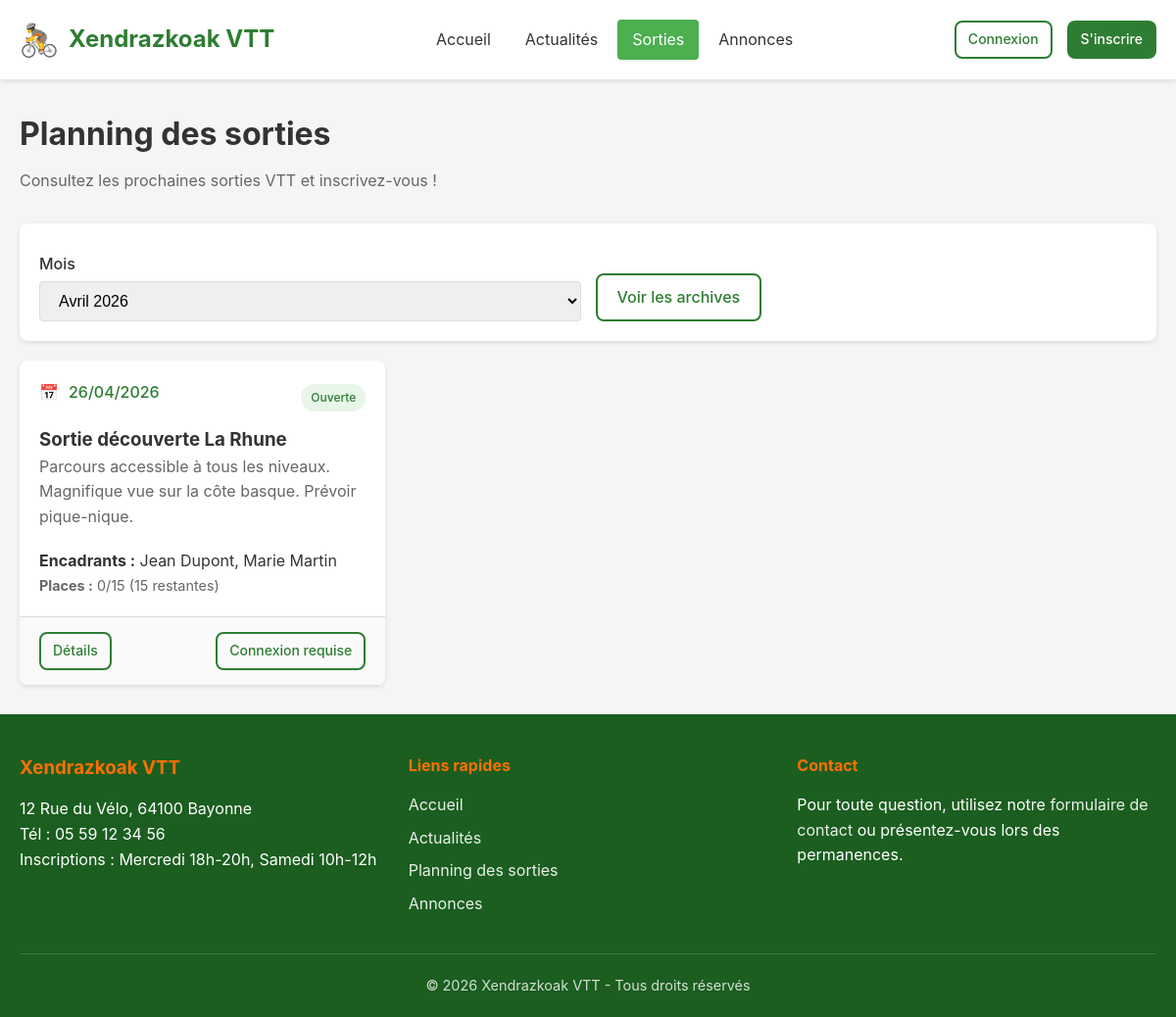
The app's page /sorties.php with its own data.
### tables this page shows
CREATE TABLE sorties (
    id INT AUTO_INCREMENT PRIMARY KEY,
    titre VARCHAR(255) NOT NULL,
    description TEXT DEFAULT NULL,
    date_sortie DATE NOT NULL,
    nombre_places INT NOT NULL DEFAULT 20,
    encadrants VARCHAR(500) DEFAULT NULL,
    accompagnateurs VARCHAR(500) DEFAULT NULL,
    statut ENUM('ouverte', 'complete', 'annulee', 'archivee') DEFAULT 'ouverte',
    created_by INT NOT NULL,
    created_at DATETIME DEFAULT CURRENT_TIMESTAMP,
    updated_at DATETIME DEFAULT CURRENT_TIMESTAMP ON UPDATE CURRENT_TIMESTAMP,
    FOREIGN KEY (created_by) REFERENCES users(id) ON DELETE CASCADE
);

CREATE TABLE club_infos (
    id INT AUTO_INCREMENT PRIMARY KEY,
    nom_club VARCHAR(200) NOT NULL,
    adresse TEXT NOT NULL,
    telephone VARCHAR(20) NOT NULL,
    jours_inscription VARCHAR(255) NOT NULL,
    youtube_url VARCHAR(500) DEFAULT NULL,
    updated_at DATETIME DEFAULT CURRENT_TIMESTAMP ON UPDATE CURRENT_TIMESTAMP
);

### db.php (called while the page is built, shortened)
<?php
function getDB() {
    static $pdo = null;
    if ($pdo !== null) {
        return $pdo;
    }
    try {
        $dsn = "mysql:host=" . DB_HOST . ";dbname=" . DB_NAME . ";charset=" . DB_CHARSET;
        $options = [
            PDO::ATTR_ERRMODE            => PDO::ERRMODE_EXCEPTION,
            PDO::ATTR_DEFAULT_FETCH_MODE => PDO::FETCH_ASSOC,
            PDO::ATTR_EMULATE_PREPARES   => false,
        ];
        $pdo = new PDO($dsn, DB_USER, DB_PASS, $options);
        return $pdo;
    } catch (PDOException $e) {
        if (DEBUG_MODE) {
            die("Erreur de connexion à la base de données : " . $e->getMessage());
        } else {
            die("Erreur de connexion à la base de données. Veuillez réessayer plus tard.");
        }
    }
}
function dbFetchAll($sql, $params = []) {
    $stmt = getDB()->prepare($sql);
    $stmt->execute($params);
    return $stmt->fetchAll();
}
function dbFetchOne($sql, $params = []) {
    $stmt = getDB()->prepare($sql);
    $stmt->execute($params);
    return $stmt->fetch();
}

### functions.php (called while the page is built, shortened)
<?php
require_once __DIR__ . '/db.php';
function escape($str) {
    return htmlspecialchars($str ?? '', ENT_QUOTES, 'UTF-8');
}
function formatDate($date, $withTime = false) {
    $timestamp = strtotime($date);
    return date('d/m/Y', $timestamp);
}
function truncate($text, $length = 100) {
    if (strlen($text) <= $length) return $text;
    return substr($text, 0, $length) . '...';
}
function getClubInfo() {
    $sql = "SELECT * FROM club_infos LIMIT 1";
    return dbFetchOne($sql);
}

### auth.php (called while the page is built, shortened)
<?php
require_once __DIR__ . '/functions.php';
function isLoggedIn() {
    return isset($_SESSION['user_id']) && $_SESSION['user_id'] > 0;
}
function getCurrentUser() {
    if (!isLoggedIn()) {
        return null;
    }
    return $_SESSION['user_data'];
}

### sorties.php (the view, shortened to what this page needs)
<?php
require_once __DIR__ . '/header.php';
$user = getCurrentUser();
$mois = $_GET['mois'] ?? date('Y-m');
$showPast = isset($_GET['archives']);
if ($showPast) {
    $sql = "
        SELECT s.*,
               (SELECT COUNT(*) FROM sortie_inscriptions si WHERE si.sortie_id = s.id AND si.statut = 'inscrit') as nb_inscrits,
               u.prenom, u.nom as organisateur_nom
        FROM sorties s
        JOIN users u ON s.created_by = u.id
        WHERE s.date_sortie < CURDATE()
        ORDER BY s.date_sortie DESC
        LIMIT 20
    ";
    $sorties = dbFetchAll($sql);
} else {
    $sql = "
        SELECT s.*,
               (SELECT COUNT(*) FROM sortie_inscriptions si WHERE si.sortie_id = s.id AND si.statut = 'inscrit') as nb_inscrits,
               u.prenom, u.nom as organisateur_nom
        FROM sorties s
        JOIN users u ON s.created_by = u.id
        WHERE DATE_FORMAT(s.date_sortie, '%Y-%m') = ? AND s.date_sortie >= CURDATE()
        ORDER BY s.date_sortie ASC
    ";
    $sorties = dbFetchAll($sql, [$mois]);
}
$userInscriptions = [];
$moisOptions = [];
for ($i = 0; $i < 6; $i++) {
    $date = date('Y-m', strtotime("+$i month"));
    $moisNoms = ['Janvier', 'Février', 'Mars', 'Avril', 'Mai', 'Juin',
                 'Juillet', 'Août', 'Septembre', 'Octobre', 'Novembre', 'Décembre'];
    $m = (int)date('n', strtotime($date . '-01'));
    $y = date('Y', strtotime($date . '-01'));
    $label = $moisNoms[$m-1] . ' ' . $y;
    $moisOptions[$date] = $label;
}
?>
<div class="page-header">
    <h1>Planning des sorties</h1>
    <p>Consultez les prochaines sorties VTT et inscrivez-vous !</p>
</div>
<div class="filters">
    <form method="GET" action="">
        <div class="form-group">
            <label for="mois">Mois</label>
            <select name="mois" id="mois" class="form-control" onchange="this.form.submit()">
                <?php foreach ($moisOptions as $value => $label): ?>
                    <option value="<?php echo $value; ?>" <?php echo $mois === $value ? 'selected' : ''; ?>>
                        <?php echo $label; ?>
                    </option>
                <?php endforeach; ?>
            </select>
        </div>
        <div class="form-group">
            <label>&nbsp;</label>
            <?php if ($showPast): ?>
                <a href="sorties.php" class="btn btn-outline">Voir les sorties à venir</a>
            <?php else: ?>
                <a href="sorties.php?archives=1" class="btn btn-outline">Voir les archives</a>
            <?php endif; ?>
        </div>
    </form>
</div>
<?php if (empty($sorties)): ?>
    <div class="empty-state">
        <div class="icon">🚴</div>
        <h3>Aucune sortie prévue</h3>
        <p><?php echo $showPast ? 'Aucune sortie archivée.' : 'Aucune sortie n\'est prévue pour ce mois. Consultez un autre mois !'; ?></p>
    </div>
<?php else: ?>
    <div class="grid grid-auto">
        <?php foreach ($sorties as $sortie): ?>
            <?php
            $placesRestantes = $sortie['nombre_places'] - $sortie['nb_inscrits'];
            $isInscrit = in_array($sortie['id'], $userInscriptions);
            $canInscribe = $user && isValidated() && $placesRestantes > 0 && $sortie['statut'] === 'ouverte' && !$isInscrit;
            ?>
            <article class="card sortie-card">
                <div class="card-body">
                    <div class="flex flex-between items-center mb-1">
                        <div class="sortie-date">
                            <span>📅</span>
                            <?php echo formatDate($sortie['date_sortie']); ?>
                        </div>
                        <span class="badge badge-<?php
                            echo $sortie['statut'] === 'ouverte' ? 'success' :
                                ($sortie['statut'] === 'complete' ? 'info' :
                                ($sortie['statut'] === 'annulee' ? 'error' : 'secondary'));
                        ?>">
                            <?php echo ucfirst($sortie['statut']); ?>
                        </span>
                    </div>
                    <h3><?php echo escape($sortie['titre']); ?></h3>
                    <?php if (!empty($sortie['description'])): ?>
                        <p class="text-muted"><?php echo escape(truncate($sortie['description'], 120)); ?></p>
                    <?php endif; ?>
                    <div class="mt-2">
                        <?php if (!empty($sortie['encadrants'])): ?>
                            <p><strong>Encadrants :</strong> <?php echo escape($sortie['encadrants']); ?></p>
                        <?php endif; ?>
                        <p class="sortie-places <?php echo $placesRestantes <= 0 ? 'full' : ''; ?>">
                            <strong>Places :</strong>
                            <?php echo $sortie['nb_inscrits']; ?>/<?php echo $sortie['nombre_places']; ?>
                            <?php if ($placesRestantes > 0): ?>
                                (<?php echo $placesRestantes; ?> restante<?php echo $placesRestantes > 1 ? 's' : ''; ?>)
                            <?php else: ?>
                                - Complet
                            <?php endif; ?>
                        </p>
                    </div>
                </div>
                <div class="card-footer flex flex-between items-center">
                    <a href="sortie_view.php?id=<?php echo $sortie['id']; ?>" class="btn btn-sm btn-outline">Détails</a>
                    <?php if ($isInscrit): ?>
                        <span class="badge badge-success">✓ Inscrit</span>
                    <?php elseif ($canInscribe): ?>
                        <a href="sortie_inscription.php?id=<?php echo $sortie['id']; ?>" class="btn btn-sm btn-primary">S'inscrire</a>
                    <?php elseif (!$user): ?>
                        <a href="login.php" class="btn btn-sm btn-outline">Connexion requise</a>
                    <?php endif; ?>
                </div>
            </article>
        <?php endforeach; ?>
    </div>
<?php endif; ?>
<?php require_once __DIR__ . '/footer.php'; ?>

### footer.php (shortened to what this page needs)
        </div>
    </main>
    <footer class="main-footer">
        <div class="container">
            <div class="footer-content">
                <div class="footer-info">
                    <h3><?php echo SITE_NAME; ?></h3>
                    <?php if ($clubInfo): ?>
                        <p><?php echo escape($clubInfo['adresse']); ?></p>
                        <p>Tél : <?php echo escape($clubInfo['telephone']); ?></p>
                        <p>Inscriptions : <?php echo escape($clubInfo['jours_inscription']); ?></p>
                    <?php endif; ?>
                </div>
                <div class="footer-links">
                    <h4>Liens rapides</h4>
                    <ul>
                        <li><a href="index.php">Accueil</a></li>
                        <li><a href="actualites.php">Actualités</a></li>
                        <li><a href="sorties.php">Planning des sorties</a></li>
                        <li><a href="annonces.php">Annonces</a></li>
                    </ul>
                </div>
                <div class="footer-contact">
                    <h4>Contact</h4>
                    <p>Pour toute question, utilisez notre <a href="messages.php">formulaire de contact</a> ou présentez-vous lors des permanences.</p>
                </div>
            </div>
            <div class="footer-bottom">
                <p>&copy; <?php echo date('Y'); ?> <?php echo SITE_NAME; ?> - Tous droits réservés</p>
            </div>
        </div>
    </footer>
</body>
</html>

### css/style.css (style rules this page uses)
*, *::before, *::after { box-sizing: border-box; margin: 0; padding: 0; }
:root { --primary-color: #2e7d32; --primary-dark: #1b5e20; --primary-light: #4caf50; --secondary-color: #ff6f00; --secondary-dark: #e65100; --text-color: #333; --text-light: #666; --bg-color: #f5f5f5; --white: #fff; --border-color: #ddd; --success-color: #4caf50; --error-color: #f44336; --warning-color: #ff9800; --info-color: #2196f3; --shadow: 0 2px 5px rgba(0,0,0,0.1); --shadow-lg: 0 5px 15px rgba(0,0,0,0.15); --radius: 8px; --radius-sm: 4px; }
body { font-family: -apple-system, BlinkMacSystemFont, 'Segoe UI', Roboto, Oxygen, Ubuntu, sans-serif; font-size: 16px; line-height: 1.6; color: var(--text-color); background-color: var(--bg-color); min-height: 100vh; display: flex; flex-direction: column; }
a { color: var(--primary-color); text-decoration: none; }
.container { width: 100%; max-width: 1200px; margin: 0 auto; padding: 0 20px; }
.main-footer { background: var(--primary-dark); color: var(--white); padding: 40px 0 20px; margin-top: auto; }
.footer-content { display: grid; grid-template-columns: repeat(auto-fit, minmax(250px, 1fr)); gap: 30px; margin-bottom: 30px; }
.footer-info h3, .footer-links h4, .footer-contact h4 { margin-bottom: 15px; color: var(--secondary-color); }
.footer-links ul { list-style: none; }
.footer-links li { margin-bottom: 8px; }
.footer-links a, .footer-contact a { color: var(--white); opacity: 0.9; }
.footer-bottom { text-align: center; padding-top: 20px; border-top: 1px solid rgba(255,255,255,0.2); font-size: 0.9rem; opacity: 0.8; }
.btn { display: inline-block; padding: 10px 20px; font-size: 1rem; font-weight: 500; text-align: center; border: 2px solid transparent; border-radius: var(--radius); cursor: pointer; transition: all 0.2s; }
.btn-outline { background: transparent; border-color: var(--primary-color); color: var(--primary-color); }
.btn-sm { padding: 6px 12px; font-size: 0.875rem; }
.form-group { margin-bottom: 20px; }
.form-group label { display: block; margin-bottom: 5px; font-weight: 500; }
.form-control { width: 100%; padding: 10px 15px; font-size: 1rem; border: 1px solid var(--border-color); border-radius: var(--radius-sm); transition: border-color 0.2s, box-shadow 0.2s; }
select.form-control { cursor: pointer; }
.card { background: var(--white); border-radius: var(--radius); box-shadow: var(--shadow); overflow: hidden; }
.card-body { padding: 20px; }
.card-footer { padding: 15px 20px; border-top: 1px solid var(--border-color); background: #fafafa; }
.badge { display: inline-block; padding: 4px 10px; font-size: 0.75rem; font-weight: 500; border-radius: 20px; }
.badge-success { background: #e8f5e9; color: #2e7d32; }
.page-header { margin-bottom: 30px; }
.page-header h1 { font-size: 2rem; margin-bottom: 10px; }
.page-header p { color: var(--text-light); }
.grid { display: grid; gap: 20px; }
.grid-auto { grid-template-columns: repeat(auto-fill, minmax(300px, 1fr)); }
.sortie-card .sortie-date { display: flex; align-items: center; gap: 10px; margin-bottom: 10px; font-weight: 500; color: var(--primary-color); }
.sortie-card .sortie-places { font-size: 0.9rem; color: var(--text-light); }
.filters { background: var(--white); padding: 20px; border-radius: var(--radius); box-shadow: var(--shadow); margin-bottom: 20px; }
.filters form { display: flex; flex-wrap: wrap; gap: 15px; align-items: flex-end; }
.filters .form-group { margin-bottom: 0; flex: 1; min-width: 150px; }
.text-muted { color: var(--text-light); }
.mt-2 { margin-top: 20px; }
.mb-1 { margin-bottom: 10px; }
.flex { display: flex; }
.flex-between { justify-content: space-between; }
.items-center { align-items: center; }

### records on screen
sorties: date_sortie "26/04/2026", statut "Ouverte", titre "Sortie découverte La Rhune", description "Parcours accessible à tous les niveaux. Magnifique vue sur la côte basque. Prévoir pique-nique.", encadrants "Jean Dupont, Marie Martin", nb_inscrits "0", nombre_places "15", shows "Connexion requise"
club_infos: adresse "12 Rue du Vélo, 64100 Bayonne", telephone "05 59 12 34 56", jours_inscription "Mercredi 18h-20h, Samedi 10h-12h"

### other values on screen
SITE_NAME "Xendrazkoak VTT"
form field mois "Avril 2026"
